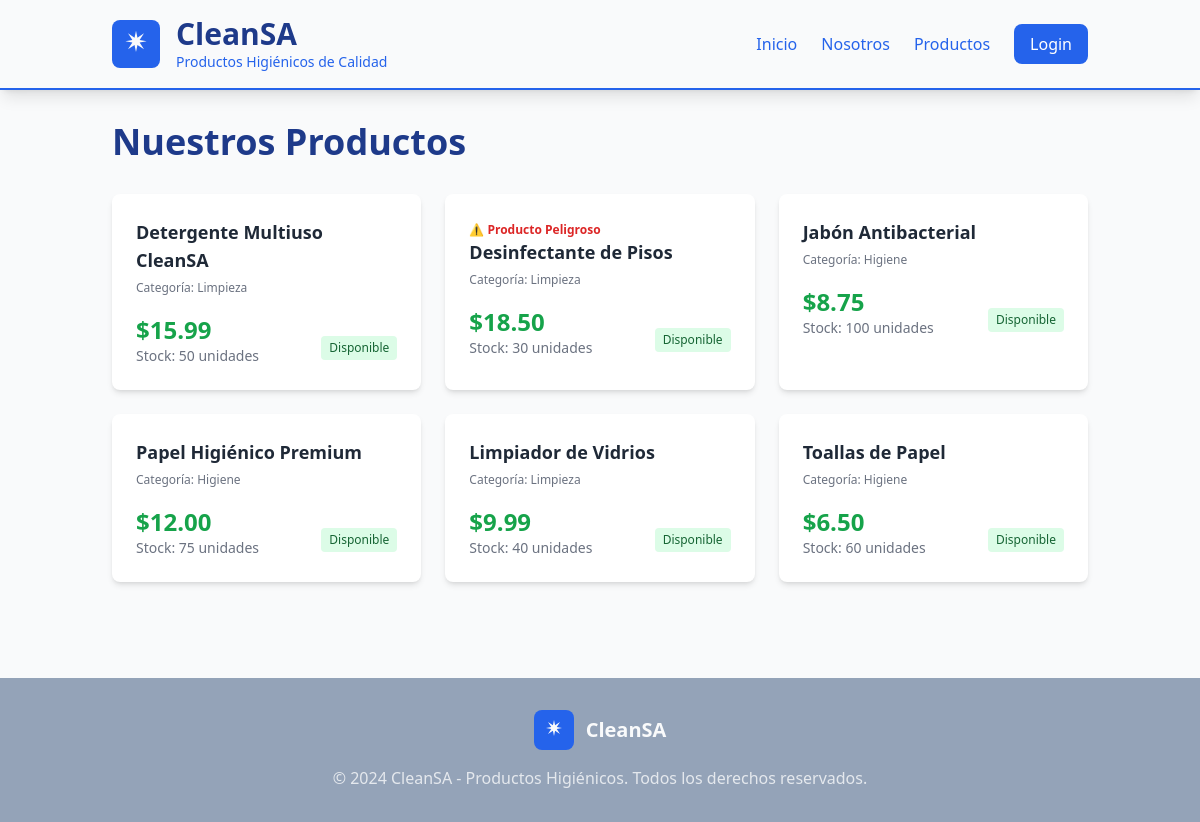
/products/, run on an earlier commit of the app's database.
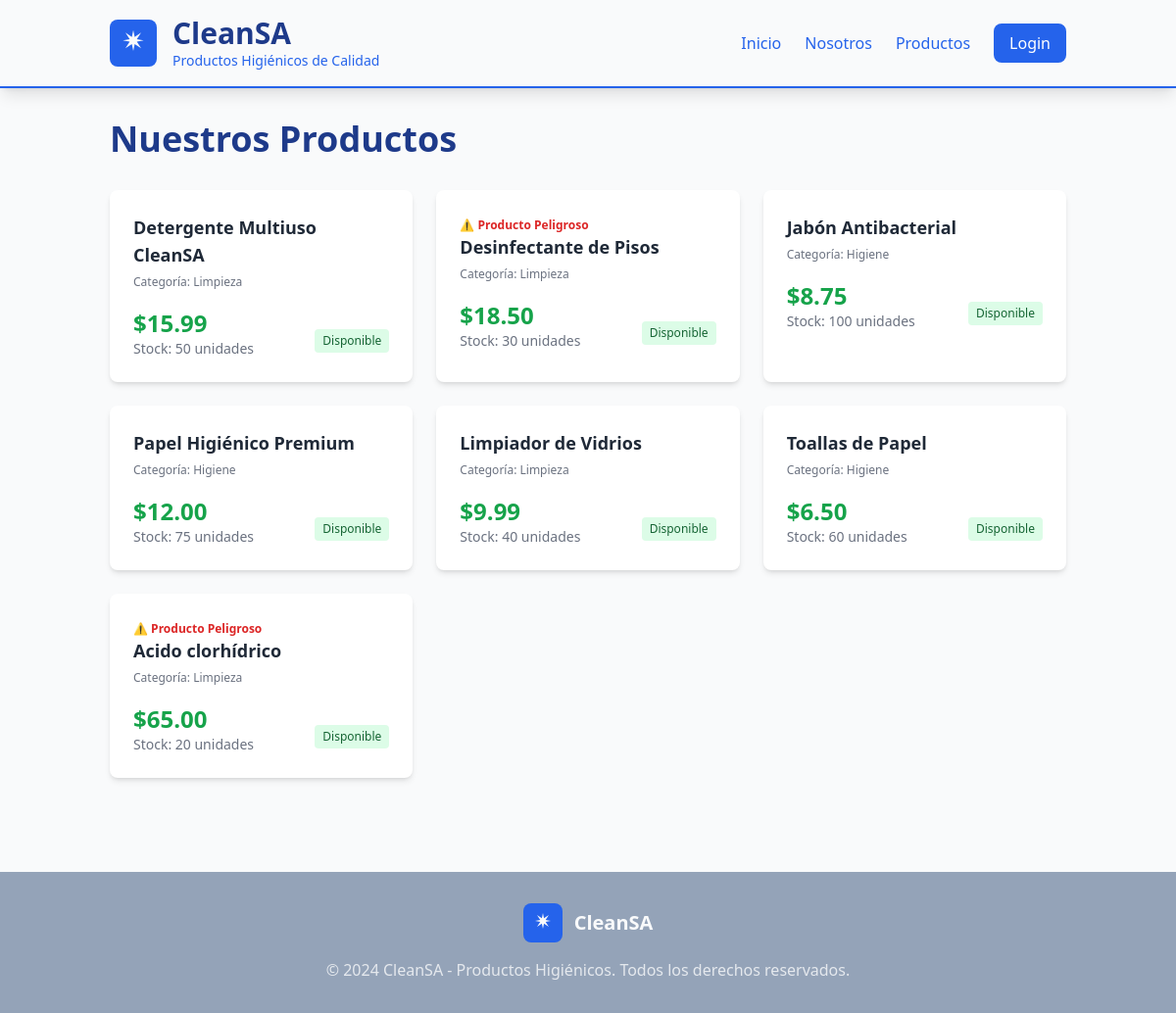
And on a later commit of the database.
### models.py (models this page shows)
class Producto (database.Model):
    __tablename__ = 'productos'
    id = database.Column(database.Integer, primary_key=True)
    nombre = database.Column(database.String(100), nullable=False)
    precio = database.Column(database.Float, nullable=False)
    stock = database.Column(database.Integer, nullable=False)
    fk_categoria = database.Column(database.Integer,database.ForeignKey('categorias.id'), nullable=False)
    peligroso = database.Column(database.Boolean, nullable=False)

class Categoria (database.Model):
    __tablename__ = 'categorias'
    id = database.Column(database.Integer, primary_key=True)
    nombre = database.Column(database.String(100), nullable=False)

### app/blueprints/products.py (the view)
@products_bp.route('/')
def list_products():
    try:
        productos = Producto.query.all()
        categorias = {cat.id: cat.nombre for cat in Categoria.query.all()}
        return render_template('productos.html',
                             productos=productos,
                             categorias=categorias)
    except Exception as e:
        return render_template('productos.html',
                             productos=[],
                             categorias={})

### app/templates/productos.html (shortened to what this page needs)
<!DOCTYPE html>
<html lang="es">
<head>
    <script src="https://cdn.tailwindcss.com"></script>
</head>
<body class="bg-smoke-white min-h-screen">
    {% include 'components/nav.html' %}
    <main class="container mx-auto px-6 py-8">
        <h1 class="text-4xl font-bold text-dark-teal mb-8">Nuestros Productos</h1>
        {% if productos %}
            <div class="grid grid-cols-1 sm:grid-cols-2 lg:grid-cols-3 gap-6">
                {% for producto in productos %}
                    {% include 'components/producto.html' %}
                {% endfor %}
            </div>
        {% else %}
            <p class="text-gray-600">No hay productos disponibles en este momento.</p>
        {% endif %}
    </main>
    {% include 'components/footer.html' %}
</body>
</html>

### app/templates/components/producto.html (shortened to what this page needs)
<div class="bg-white rounded-lg shadow-md p-6 hover:shadow-lg transition-shadow">
     {% if producto.peligroso %}
                    <span class="text-red-600 font-semibold text-xs mt-1 block">⚠️ Producto Peligroso</span>
                {% endif %}
    <div class="mb-4">
        <h3 class="text-lg font-semibold text-gray-800">{{ producto.nombre }}</h3>
        <span class="text-xs text-gray-500">Categoría: {{ categorias[producto.fk_categoria] }}</span>
    </div>
    <div class="flex items-center justify-between">
        <div>
            <span class="text-2xl font-bold text-green-600">${{ "%.2f"|format(producto.precio) }}</span>
            <div class="text-sm text-gray-500">Stock: {{ producto.stock }} unidades</div>
        </div>
        <div class="flex flex-col items-end mt-4">
            {% if producto.stock > 0 %}
                <span class="bg-green-100 text-green-800 px-2 py-1 rounded text-xs">
                    Disponible
                </span>
            {% else %}
                <span class="bg-red-100 text-red-800 px-2 py-1 rounded text-xs">
                    Sin Stock
                </span>
            {% endif %}
        </div>
    </div>
</div>

What changed in the data, as far as the page shows it:
added Producto: peligroso "⚠️ Producto Peligroso", nombre "Acido clorhídrico", fk_categoria.nombre "Limpieza", precio "65.00", stock "20", shows "Disponible"
